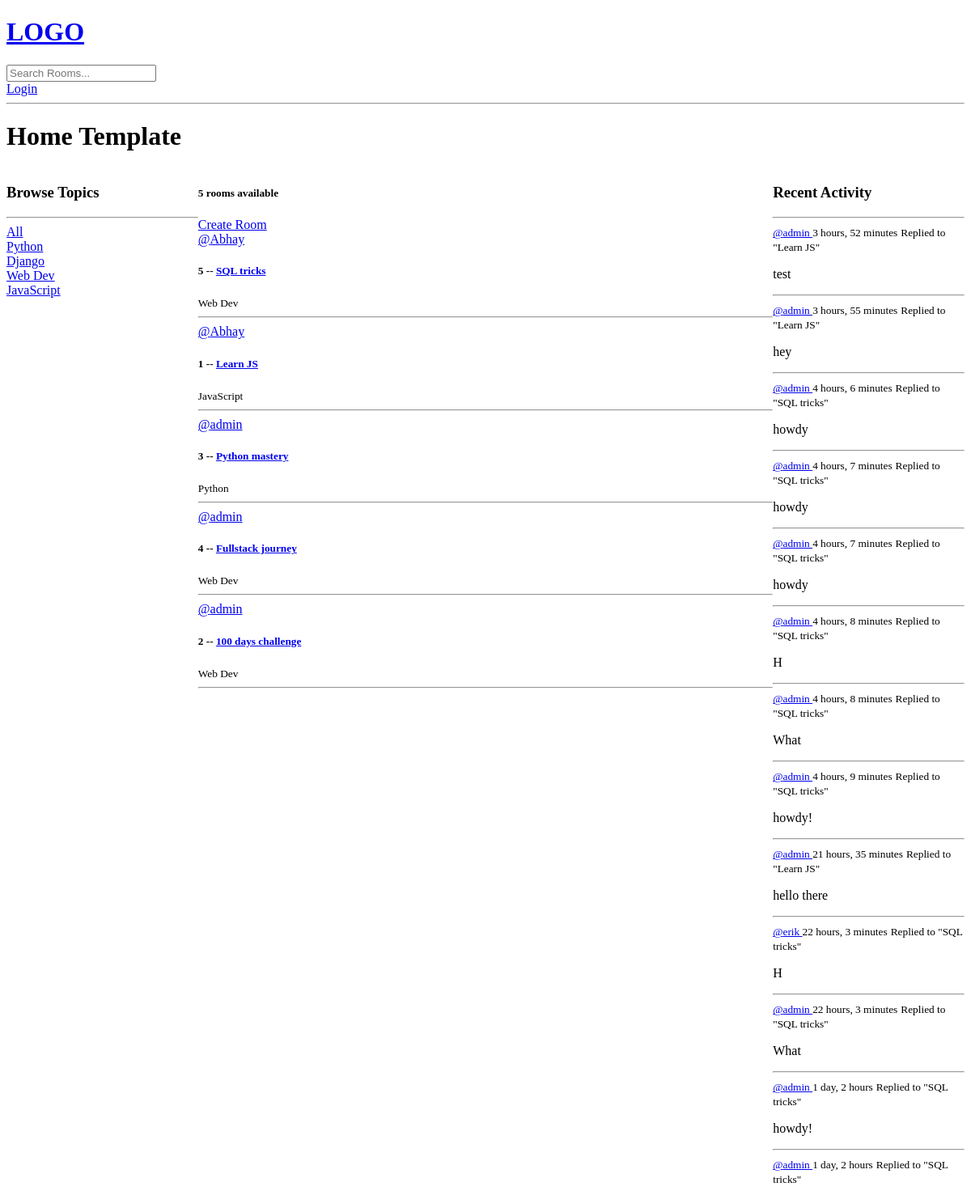
Before: / (upper part) with the older database file.
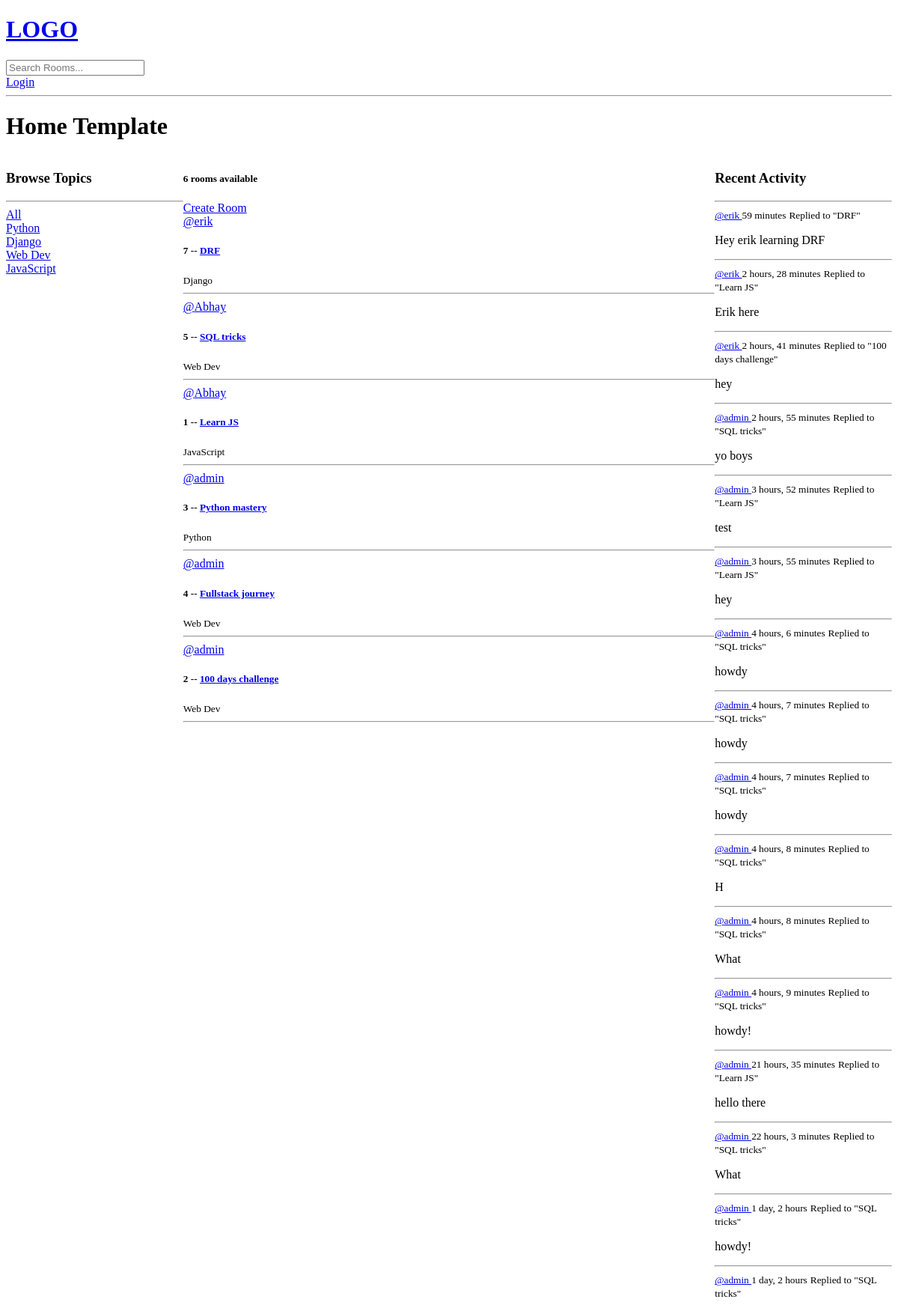
After: the same page with the newer database file.
### base/models.py (models this page shows, shortened)
class Topic(models.Model):
    name = models.CharField(max_length=200)

class Room(models.Model):
    host = models.ForeignKey(User, on_delete=models.SET_NULL, null=True)
    topic = models.ForeignKey(Topic, on_delete=models.SET_NULL, null=True)
    name = models.CharField(max_length=200)
    description = models.TextField(null=True, blank=True)
    participants = models.ManyToManyField(
        User, related_name="participants_reverse", blank=True)
    updated = models.DateTimeField(auto_now=True)
    created = models.DateTimeField(auto_now_add=True)
    class Meta:
        ordering = ['-updated', '-created']
    def __str__(self):
        return self.name

class Message(models.Model):
    user = models.ForeignKey(User, on_delete=models.CASCADE)
    room = models.ForeignKey(Room, on_delete=models.CASCADE)
    body = models.TextField()
    updated = models.DateTimeField(auto_now=True)
    created = models.DateTimeField(auto_now_add=True)
    class Meta:
        ordering = ['-created', '-updated']
    def __str__(self):
        return self.body[0:50]

### base/views.py (the view)
# urls.py: path('', views.home, name='home'),
def home(request):
    q = request.GET.get('q') if request.GET.get('q') != None else ''
    rooms = Room.objects.filter(Q(topic__name__icontains=q) | Q(
        name__icontains=q) | Q(description__icontains=q))
    topics = Topic.objects.all()
    room_len = rooms.count()
    room_messages = Message.objects.filter(Q(room__topic__name__icontains=q))
    context = {'rooms': rooms, 'topics': topics,
               'room_count': room_len, 'room_messages': room_messages}
    return render(request, 'base/home.html', context=context)

### base/templates/base/home.html (shortened to what this page needs)
{%extends 'main.html'%} {%block content%}
<h1>Home Template</h1>
<div class="home-container">
  <div>
    {%include 'base/topic_component.html'%}
  </div>
  <div>
    <h5>
      {{room_count}} {%if room_count == 1%} room {%else%} rooms {%endif%}
      available
    </h5>
    <a href="{%url 'create-room'%}">Create Room</a>
    {%include 'base/feed_component.html'%}
    </div>
    <div>
      {%include 'base/activity_component.html'%}
    </div>
  </div>
  {%endblock content%}

### base/templates/base/topic_component.html
<h3>Browse Topics</h3>
<hr />
<div>
  <a href="{%url 'home'%}">All</a>
</div>
{%for topic in topics%}
<div>
  <a href="{%url 'home'%}?q={{topic.name}}">{{topic.name}}</a>
</div>
{%endfor%}

### base/templates/base/feed_component.html (shortened to what this page needs)
<div>
  {% for room in rooms %}
  <div>
    <a href="{%url 'user-profile' room.host.id%}">@{{room.host.username}}</a>
    <h5>
      {{room.id}} -- <a href="{% url 'room' room.id%}"> {{room.name}} </a>
    </h5>
  </div>
  <small>{{room.topic.name}}</small>
  <hr />
  {% endfor %}
</div>

### base/templates/base/activity_component.html (shortened to what this page needs)
<h3>Recent Activity</h3>
<hr />
{%for message in room_messages%}
<div>
  <small
    ><a href="{%url 'user-profile' message.user.id%}">@{{message.user}} </a
    >{{message.created|timesince}}</small
  >
  <small>Replied to "{{message.room}}"</small>
  <p>{{message}}</p>
  <hr />
</div>
{%endfor%}

Changed rows visible on the page:
removed Message: user "erik", created "22 hours, 3 minutes", room "SQL tricks", body "H"
added Room: host.username "erik", id "7", name "DRF", topic.name "Django"
added Message: user "erik", created "59 minutes", room "DRF", body "Hey erik learning DRF"
added Message: user "erik", created "2 hours, 28 minutes", room "Learn JS", body "Erik here"
added Message: user "erik", created "2 hours, 41 minutes", room "100 days challenge", body "hey"
added Message: user "admin", created "2 hours, 55 minutes", room "SQL tricks", body "yo boys"
Other visible differences:
{{ room_count }}: "5" → "6"
